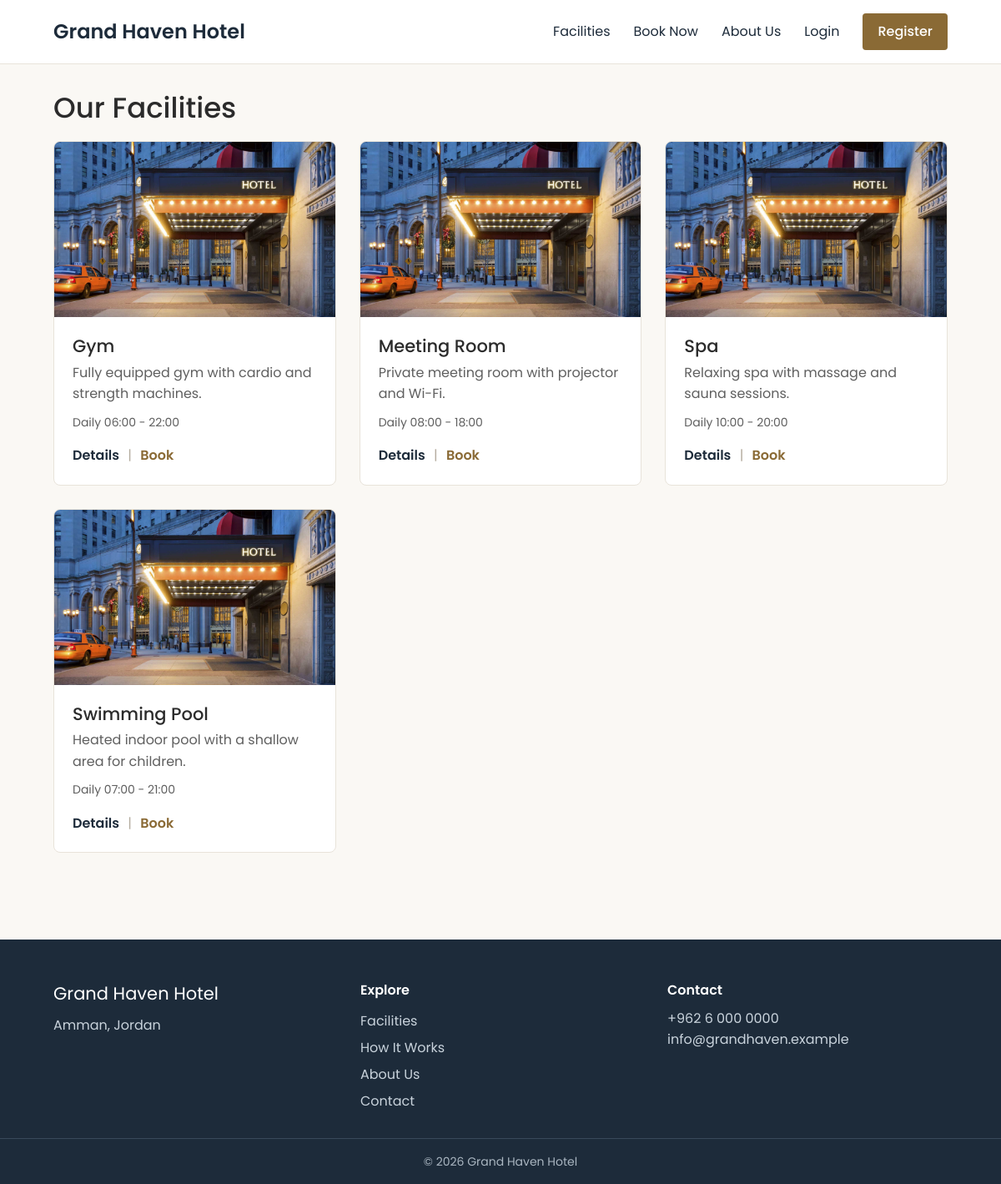
The page /pages/facilities.php on the database as committed earlier.
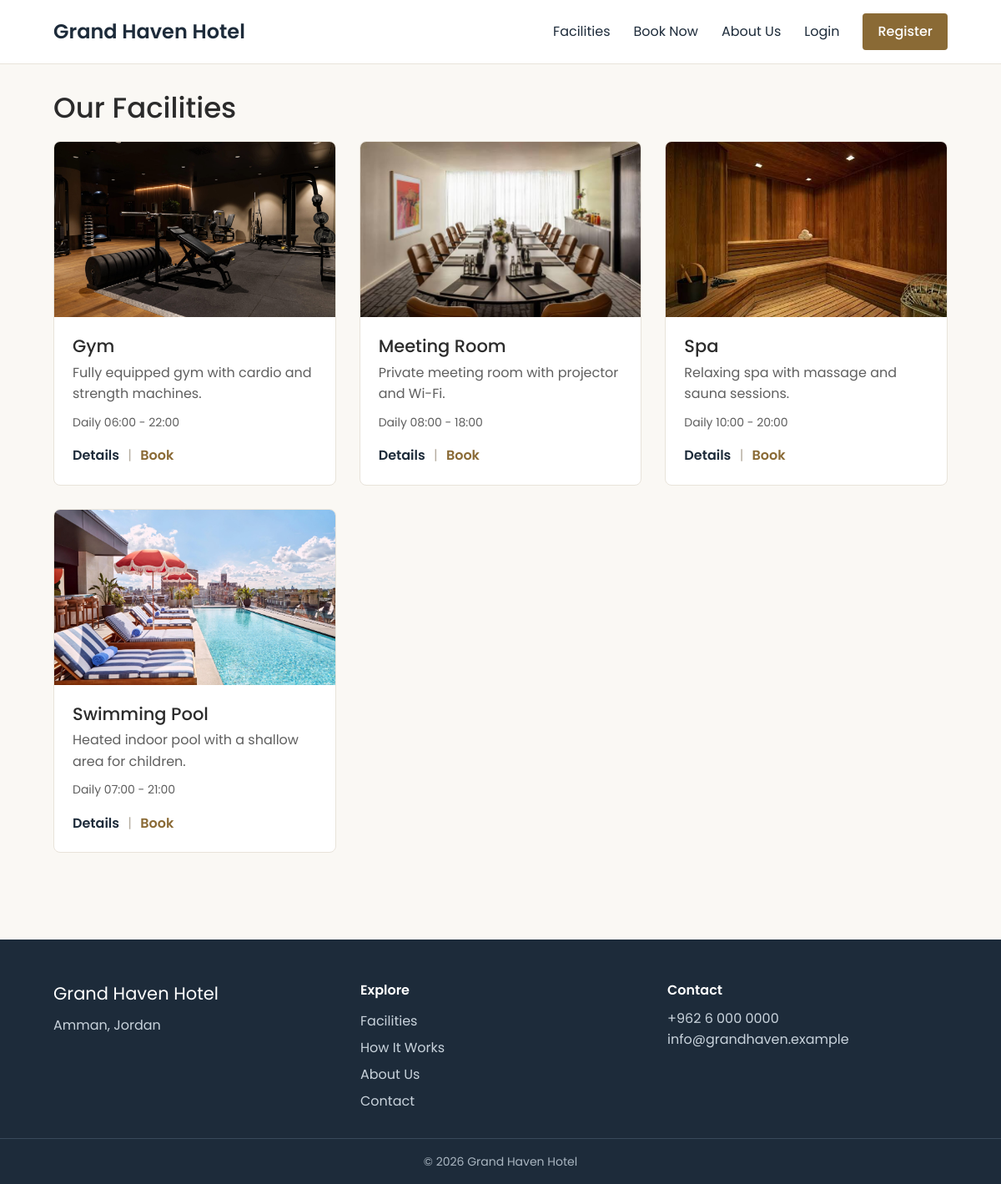
The same page on the database as committed later.
### tables this page shows
CREATE TABLE facilities (
    id INT AUTO_INCREMENT PRIMARY KEY,
    name VARCHAR(100) NOT NULL,
    short_description VARCHAR(255) NOT NULL,
    description TEXT NOT NULL,
    image VARCHAR(100) NOT NULL DEFAULT 'placeholder.jpg',
    opening_hours VARCHAR(100) NOT NULL DEFAULT '',
    guidelines TEXT NULL
);

### includes/helpers.php (called while the page is built, shortened)
<?php
function e($value): string
{
    return htmlspecialchars((string) $value, ENT_QUOTES, 'UTF-8');
}
function url(string $path = ''): string
{
    return BASE . '/' . ltrim($path, '/');
}
function asset(string $path): string
{
    return BASE . '/assets/' . ltrim($path, '/');
}

### includes/autoload.php (called while the page is built, shortened)
<?php
spl_autoload_register(function ($class) {
    $file = ROOT . '/classes/' . $class . '.php';
});

### classes/Database.php (called while the page is built)
<?php
class Database
{
    private static ?PDO $pdo = null;
    public static function pdo(): PDO
    {
        if (self::$pdo === null) {
            self::$pdo = new PDO(
                'mysql:host=' . DB_HOST . ';dbname=' . DB_NAME . ';charset=utf8mb4',
                DB_USER,
                DB_PASS,
                [
                    PDO::ATTR_ERRMODE            => PDO::ERRMODE_EXCEPTION,
                    PDO::ATTR_DEFAULT_FETCH_MODE => PDO::FETCH_ASSOC,
                ]
            );
        }
        return self::$pdo;
    }
}

### classes/Auth.php (called while the page is built, shortened)
<?php
class Auth extends Model
{
    private static $user = false;
    public function user(): ?array
    {
        if (self::$user === false) {
            self::$user = null;
        }
        return self::$user;
    }
}

### classes/Model.php (called while the page is built, shortened)
<?php
abstract class Model
{
    public function __construct()
    {
        $this->db = Database::pdo();
    }
}

### classes/Facility.php (called while the page is built, shortened)
<?php
class Facility extends Model
{
    public function all(): array
    {
        return $this->db->query('SELECT * FROM facilities ORDER BY name')->fetchAll();
    }
    public static function imageUrl(?string $file): string
    {
        if (!$file || !is_file(ROOT . '/assets/images/' . $file)) {
            $file = 'placeholder.jpg';
        }
        return asset('images/' . $file);
    }
}

### includes/facility_card.php (the view)
<article class="facility-card">
    <img src="<?= e(Facility::imageUrl($f['image'])) ?>" alt="<?= e($f['name']) ?>">
    <div class="facility-body">
        <h3><?= e($f['name']) ?></h3>
        <p><?= e($f['short_description']) ?></p>
        <p class="hours"><?= e($f['opening_hours']) ?></p>
        <a href="<?= url('pages/facility.php?id=' . $f['id']) ?>">Details</a>
        <span class="sep">|</span>
        <a class="book-link" href="<?= url('pages/availability.php?facility=' . $f['id']) ?>">Book</a>
    </div>
</article>

### includes/header.php (shortened to what this page needs)
<?php $currentUser = (new Auth())->user(); ?>
<!DOCTYPE html>
<html lang="en">
<head>
    <link rel="stylesheet" href="<?= asset('css/style.css') ?>">
</head>
<body>
<header class="site-header">
    <nav class="main-nav container">
        <a class="brand" href="<?= url('index.php') ?>"><?= e(HOTEL_NAME) ?></a>
        <a href="<?= url('pages/facilities.php') ?>">Facilities</a>
        <a href="<?= url('pages/availability.php') ?>">Book Now</a>
        <a href="<?= url('pages/about.php') ?>">About Us</a>
        <?php if ($currentUser): ?>
            <a href="<?= url('pages/my_reservations.php') ?>">My Reservations</a>
            <?php if ($currentUser['role'] === 'admin'): ?>
                <a href="<?= url('admin/index.php') ?>">Admin</a>
            <?php endif; ?>
            <a class="btn btn-small" href="<?= url('pages/logout.php') ?>">Logout (<?= e($currentUser['name']) ?>)</a>
        <?php else: ?>
            <a href="<?= url('pages/login.php') ?>">Login</a>
            <a class="btn btn-small" href="<?= url('pages/register.php') ?>">Register</a>
        <?php endif; ?>
    </nav>
</header>
<main class="<?= !empty($fullWidth) ? 'full' : 'container page' ?>">

### pages/facilities.php (shortened to what this page needs)
<?php
$facilities = (new Facility())->all();
include ROOT . '/includes/header.php';
?>
<h1>Our Facilities</h1>
<div class="grid">
    <?php foreach ($facilities as $f): ?>
        <?php include ROOT . '/includes/facility_card.php'; ?>
    <?php endforeach; ?>
</div>
<?php include ROOT . '/includes/footer.php'; ?>

### includes/footer.php
</main>
<footer class="site-footer">
    <div class="container footer-grid">
        <div>
            <p class="footer-brand"><?= e(HOTEL_NAME) ?></p>
            <p><?= e(HOTEL_ADDRESS) ?></p>
        </div>
        <div>
            <p class="footer-title">Explore</p>
            <p>
                <a href="<?= url('pages/facilities.php') ?>">Facilities</a><br>
                <a href="<?= url('pages/how_it_works.php') ?>">How It Works</a><br>
                <a href="<?= url('pages/about.php') ?>">About Us</a><br>
                <a href="<?= url('pages/contact.php') ?>">Contact</a>
            </p>
        </div>
        <div>
            <p class="footer-title">Contact</p>
            <p><?= e(HOTEL_PHONE) ?><br><?= e(HOTEL_EMAIL) ?></p>
        </div>
    </div>
    <div class="footer-bottom">&copy; <?= date('Y') ?> <?= e(HOTEL_NAME) ?></div>
</footer>
</body>
</html>

### assets/css/style.css (style rules this page uses)
:root { --navy: #1d2b3a; --gold: #8a6a35; --ivory: #faf8f4; --line: #e8e3da; --muted: #5f5f5f; --serif: 'Poppins', Arial, sans-serif; --sans: 'Poppins', Arial, sans-serif; }
* { box-sizing: border-box; }
body { margin: 0; font-family: var(--sans); line-height: 1.6; background: var(--ivory); color: #2b2b2b; }
a { color: var(--navy); text-decoration: none; }
img { max-width: 100%; height: auto; }
h1, h2, h3 { font-family: var(--serif); font-weight: 500; line-height: 1.2; }
.container { max-width: 1120px; margin: 0 auto; padding-left: 24px; padding-right: 24px; }
main.page { padding-top: 32px; padding-bottom: 56px; }
.site-header { background: #fff; border-bottom: 1px solid var(--line); }
.main-nav { display: flex; flex-wrap: wrap; align-items: center; gap: 12px 28px; padding-top: 16px; padding-bottom: 16px; }
.main-nav .brand { font-family: var(--serif); font-size: 24px; font-weight: 600; margin-right: auto; }
.btn, button { display: inline-block; background: var(--gold); color: #fff; border: 0; border-radius: 4px; padding: 12px 24px; font: inherit; font-weight: 600; cursor: pointer; }
.btn-small { padding: 9px 18px; font-weight: 500; }
.grid { display: grid; grid-template-columns: repeat(auto-fit, minmax(280px, 1fr)); gap: 28px; margin-bottom: 24px; }
.facility-card { background: #fff; border: 1px solid var(--line); border-radius: 8px; overflow: hidden; }
.facility-card img { display: block; width: 100%; height: 210px; object-fit: cover; }
.facility-body { padding: 22px; }
.facility-body h3 { margin: 0 0 6px; font-size: 21px; }
.facility-body p { margin: 0 0 10px; color: var(--muted); }
.facility-body .hours { font-size: 14px; margin-bottom: 16px; }
.facility-body a { font-weight: 600; }
.facility-body .book-link { color: var(--gold); }
.sep { color: #b5ada0; margin: 0 6px; }
main.page > h1 { font-size: 34px; margin: 0 0 20px; }
.site-footer { background: var(--navy); color: #c9d3dc; margin-top: 24px; }
.footer-grid { display: grid; grid-template-columns: repeat(auto-fit, minmax(220px, 1fr)); gap: 32px; padding-top: 48px; padding-bottom: 28px; }
.site-footer a { color: #c9d3dc; line-height: 2; }
.site-footer p { margin: 0; }
.footer-brand { font-family: var(--serif); font-size: 21px; color: #fff; margin-bottom: 8px !important; }
.footer-title { font-weight: 600; color: #fff; margin-bottom: 8px !important; }
.footer-bottom { border-top: 1px solid #38495a; padding: 16px 24px; text-align: center; font-size: 14px; color: #aab6c1; }

Rows that differ between the two databases and show on the page:
changed facilities "Gym": image: picture added in place of a placeholder
changed facilities "Meeting Room": image: picture added in place of a placeholder
changed facilities "Spa": image: picture added in place of a placeholder
changed facilities "Swimming Pool": image: picture added in place of a placeholder
